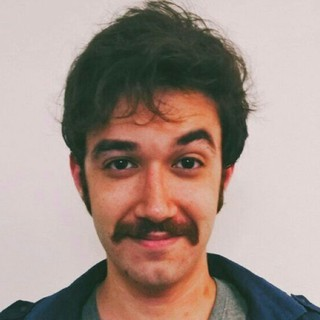
%> input picture Code/test/5.jpg, 320 x 320 px
$ octave --eval "result = train;"   (GNU Octave 9; MATLAB toolbox functions it lacks are replaced by stand-ins)
%> lines starting %> are read from the running program, lines starting %| are printed output that depends on the picture
### Code/readImage.m
function img = readImage(img_path)
%> called with img_path = 'train/5.jpg'

img = imread(img_path);
%> img is the input picture: size 320x320x3 uint8; mean R, G, B 164.4, 145.4, 136.2
img = imresize(img, 0.5);
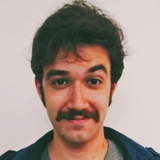
%> img: size 160x160x3 uint8; mean R, G, B 164.4, 145.4, 136.2
if size(img,3)==3
img=rgb2gray(img);
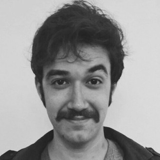
%> img: size 160x160 uint8; min 30, max 224, mean 150
end
img=double(img);
%> img: size 160x160 double

### Code/train.m
function [train_mean, u, rank, xi ]= train()
input_image = readImage(strcat('train/', '5.jpg'));

N = 10;
M  = size(input_image, 1) * size(input_image, 2);
%> M = 25600

S = zeros(M, N);
for i = 1:N
    temp = readImage(sprintf('train/%d.jpg', i));
%> call 2 of readImage, with img_path = 'train/1.jpg'
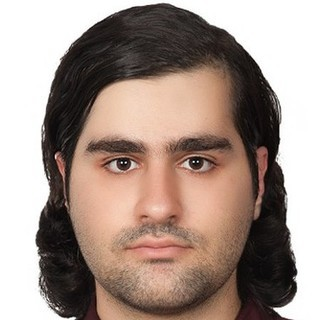
%> input picture Code/train/1.jpg, 320 x 320 px
%> in readImage, img is the input picture: size 320x320x3 uint8; mean R, G, B 164.3, 146.4, 137.4
%> in readImage (call 2), `img = imresize(img, 0.5);`:
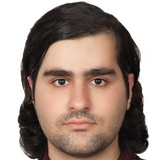
%> img: size 160x160x3 uint8; mean R, G, B 164.3, 146.4, 137.4
%> in readImage (call 2), `img=rgb2gray(img);`:
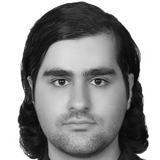
%> img: size 160x160 uint8; min 6, max 255, mean 150.7
%> the run ends on the next line
    S(:, i) = temp(:);
end

train_mean = mean(S, 2);
mean_image = reshape(train_mean,size(input_image));
imwrite(uint8(mean_image), 'mean_image.jpg');

A = S - train_mean(:, ones(1, N));
[u, s, v] = svd(A);

rank = size(A, 2);
xi = u(:, 1:rank)' * A;

epsilon_0 = 50;
epsilon_1 = 15;

images = ['1' '3' '5' '11' '25' '38' 'nothing' 'U1' 'U2' 'U3'];
epsilons = zeros(N, 1);
test_image = readImage('test/3.jpg');
test_image = test_image(:) - train_mean;
x = u(:, 1:rank)' * test_image;
epsilon_f = ((test_image - u(:, 1:rank) * x)' * (test_image - u(:, 1:rank) * x)) ^ 0.5;

if epsilon_f < epsilon_1
    for i = 1:N
        epsilons(i, 1) = (xi(:, i) - x)' * (xi(:, i) - x);
    end
    [val ,idx] = min(epsilons(:, 1));
    if val < epsilon_0
        disp(sprintf('The face belongs to %d', idx));
    else
        disp('Unknown face');
    end
else
    disp('Input image is not a face');
end
